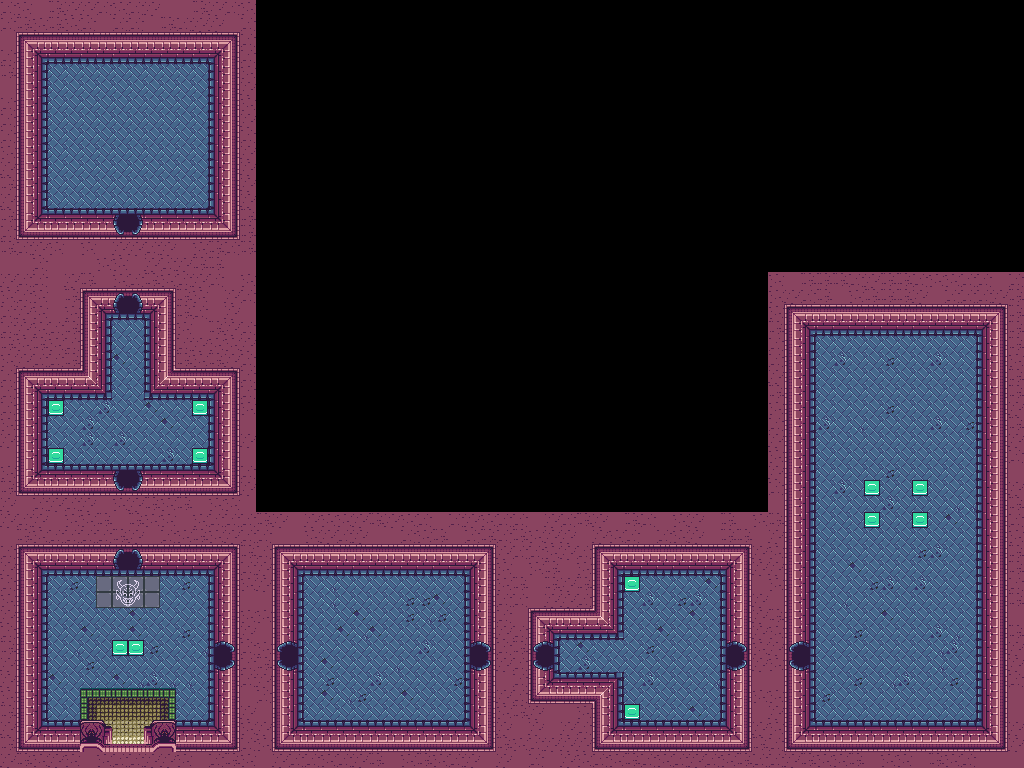

The image is a tile-based game level rendered from a .tmx file. Its description and source (layers, tilesets, objects; grid data summarised) follow:
An orthogonal 64x48 tile map with 16x16 px tiles, 2 tile layers (background, foreground), 3 hidden layers not drawn, 2 tilesets and 55 objects (12x enemy, 11x door, 8x switch, 6x chest, 6x room).

<map version="1.10" tiledversion="1.11.2" orientation="orthogonal" renderorder="right-down" width="64" height="48" tilewidth="16" tileheight="16" infinite="0" nextlayerid="39" nextobjectid="81">
 <editorsettings>
  <export target="dungeon_1.json" format="json" />
 </editorsettings>
 <tileset firstgid="1" name="collision" tilewidth="16" tileheight="16" tilecount="1" columns="1">
  <image source="../assets/collision.png" width="16" height="16" />
 </tileset>
 <tileset firstgid="2" name="Legend_Spider_Dungeon" tilewidth="16" tileheight="16" tilecount="1431" columns="27">
  <image source="../assets/Legend_Spider_Dungeon.png" width="432" height="848" />
 </tileset>
 <imagelayer id="2" name="guide" visible="0" locked="1" opacity="0.43">
  <image source="../example/dungeon_1_background.png" width="1024" height="768" />
 </imagelayer>
 <layer id="3" name="background" width="64" height="48" locked="1">
  <data>[3072 cells, 1776 non-empty, 90 distinct tile ids]</data>
 </layer>
 <layer id="1" name="foreground" width="64" height="48" locked="1">
  <data>[3072 cells, 96 non-empty, 24 distinct tile ids]</data>
 </layer>
 <layer id="4" name="collision" width="64" height="48" visible="0" locked="1">
  <data>[3072 cells, 308 non-empty, 1 distinct tile ids]</data>
 </layer>
 <layer id="5" name="enemy_collision" width="64" height="48" visible="0" locked="1">
  <data>[3072 cells, 282 non-empty, 1 distinct tile ids]</data>
 </layer>
 <group id="7" name="rooms">
  <group id="8" name="6">
   <objectgroup id="36" name="enemies" visible="0" locked="1">
    <object id="75" type="enemy" gid="1" x="880" y="432" width="16" height="16">
     <properties>
      <property name="type" type="int" value="2" />
     </properties>
    </object>
    <object id="76" type="enemy" gid="1" x="896" y="432" width="16" height="16">
     <properties>
      <property name="type" type="int" value="2" />
     </properties>
    </object>
    <object id="77" type="enemy" gid="1" x="832" y="368" width="16" height="16">
     <properties>
      <property name="type" type="int" value="1" />
     </properties>
    </object>
    <object id="78" type="enemy" gid="1" x="944" y="368" width="16" height="16">
     <properties>
      <property name="type" type="int" value="1" />
     </properties>
    </object>
    <object id="79" type="enemy" gid="1" x="832" y="704" width="16" height="16">
     <properties>
      <property name="type" type="int" value="1" />
     </properties>
    </object>
    <object id="80" type="enemy" gid="1" x="944" y="704" width="16" height="16">
     <properties>
      <property name="type" type="int" value="1" />
     </properties>
    </object>
   </objectgroup>
   <objectgroup id="33" name="pots" visible="0" locked="1">
    <object id="62" gid="1" x="864" y="496" width="16" height="16" />
    <object id="63" gid="1" x="912" y="496" width="16" height="16" />
    <object id="64" gid="1" x="912" y="528" width="16" height="16" />
    <object id="65" gid="1" x="864" y="528" width="16" height="16" />
   </objectgroup>
   <objectgroup id="26" name="chest" visible="0" locked="1">
    <object id="52" type="chest" gid="245" x="880" y="512" width="32" height="32">
     <properties>
      <property name="contents" propertytype="chestRewards" value="NOTHING" />
      <property name="id" type="int" value="2" />
      <property name="revealChestTrigger" propertytype="trapTrigger" value="NONE" />
     </properties>
    </object>
    <object id="53" type="chest" gid="245" x="960" y="352" width="16" height="16">
     <properties>
      <property name="contents" propertytype="chestRewards" value="BOSS_KEY" />
      <property name="id" type="int" value="1" />
      <property name="revealChestTrigger" propertytype="trapTrigger" value="ENEMIES_DEFEATED" />
     </properties>
    </object>
   </objectgroup>
   <objectgroup id="23" name="switches" visible="0" locked="1">
    <object id="45" type="switch" gid="1" x="864" y="528" width="16" height="16">
     <properties>
      <property name="action" propertytype="switchAction" value="OPEN_DOOR" />
      <property name="targetIds" value="1" />
      <property name="texture" propertytype="switchTexture" value="PLATE" />
     </properties>
    </object>
   </objectgroup>
   <objectgroup id="19" name="doors" locked="1">
    <object id="19" type="door" gid="1" x="792" y="672" width="8" height="32">
     <properties>
      <property name="direction" propertytype="direction" value="LEFT" />
      <property name="doorType" propertytype="doorType" value="TRAP" />
      <property name="id" type="int" value="1" />
      <property name="targetDoorId" type="int" value="2" />
      <property name="targetRoomId" type="int" value="5" />
      <property name="trapDoorTrigger" propertytype="trapTrigger" value="SWITCH" />
     </properties>
    </object>
   </objectgroup>
  </group>
  <group id="13" name="5">
   <objectgroup id="32" name="pots" locked="1">
    <object id="60" gid="1" x="624" y="592" width="16" height="16" />
    <object id="61" gid="1" x="624" y="720" width="16" height="16" />
   </objectgroup>
   <objectgroup id="27" name="chest" locked="1">
    <object id="50" type="chest" gid="245" x="704" y="592" width="16" height="16">
     <properties>
      <property name="contents" propertytype="chestRewards" value="MAP" />
      <property name="id" type="int" value="2" />
      <property name="revealChestTrigger" propertytype="trapTrigger" value="NONE" />
     </properties>
    </object>
    <object id="51" type="chest" gid="245" x="688" y="592" width="16" height="16">
     <properties>
      <property name="contents" propertytype="chestRewards" value="COMPASS" />
      <property name="id" type="int" value="1" />
      <property name="revealChestTrigger" propertytype="trapTrigger" value="SWITCH" />
     </properties>
    </object>
   </objectgroup>
   <objectgroup id="24" name="switches" locked="1">
    <object id="42" type="switch" gid="1" x="576" y="656" width="16" height="16">
     <properties>
      <property name="action" propertytype="switchAction" value="OPEN_DOOR" />
      <property name="targetIds" value="1,2" />
      <property name="texture" propertytype="switchTexture" value="FLOOR" />
     </properties>
    </object>
    </objectgroup>
   <objectgroup id="16" name="doors" locked="1">
    <!-- 35 objects omitted --></objectgroup>
  </group>
  <group id="9" name="4">
   <objectgroup id="35" name="enemies" locked="1">
    <!-- 33 objects omitted --></objectgroup>
   <objectgroup id="28" name="chest" locked="1">
    <!-- 31 objects omitted --></objectgroup>
   <objectgroup id="25" name="switches" locked="1">
    <!-- 29 objects omitted --></objectgroup>
   <objectgroup id="17" name="doors" locked="1">
    <!-- 24 objects omitted --></objectgroup>
  </group>
  <group id="10" name="3">
   <objectgroup id="29" name="pots" locked="1">
    <!-- 22 objects omitted --></objectgroup>
   <objectgroup id="18" name="doors" locked="1">
    <!-- 20 objects omitted --></objectgroup>
  </group>
  <group id="11" name="2">
   <objectgroup id="14" name="doors" locked="1">
    <!-- 17 objects omitted --></objectgroup>
   <objectgroup id="37" name="enemies" locked="1">
    <!-- 15 objects omitted --></objectgroup>
   <objectgroup id="31" name="pots" locked="1">
    <!-- 12 objects omitted --></objectgroup>
  </group>
  <group id="12" name="1">
   <objectgroup id="38" name="enemies" locked="1">
    <!-- 8 objects omitted --></objectgroup>
   <objectgroup id="15" name="doors" locked="1">
    <!-- 7 objects omitted --></objectgroup>
  </group>
 </group>
 <objectgroup id="6" name="rooms" visible="0" locked="1" opacity="0.59">
  <!-- 6 objects omitted --></objectgroup>
</map>
<!-- 36 of 55 objects omitted -->
